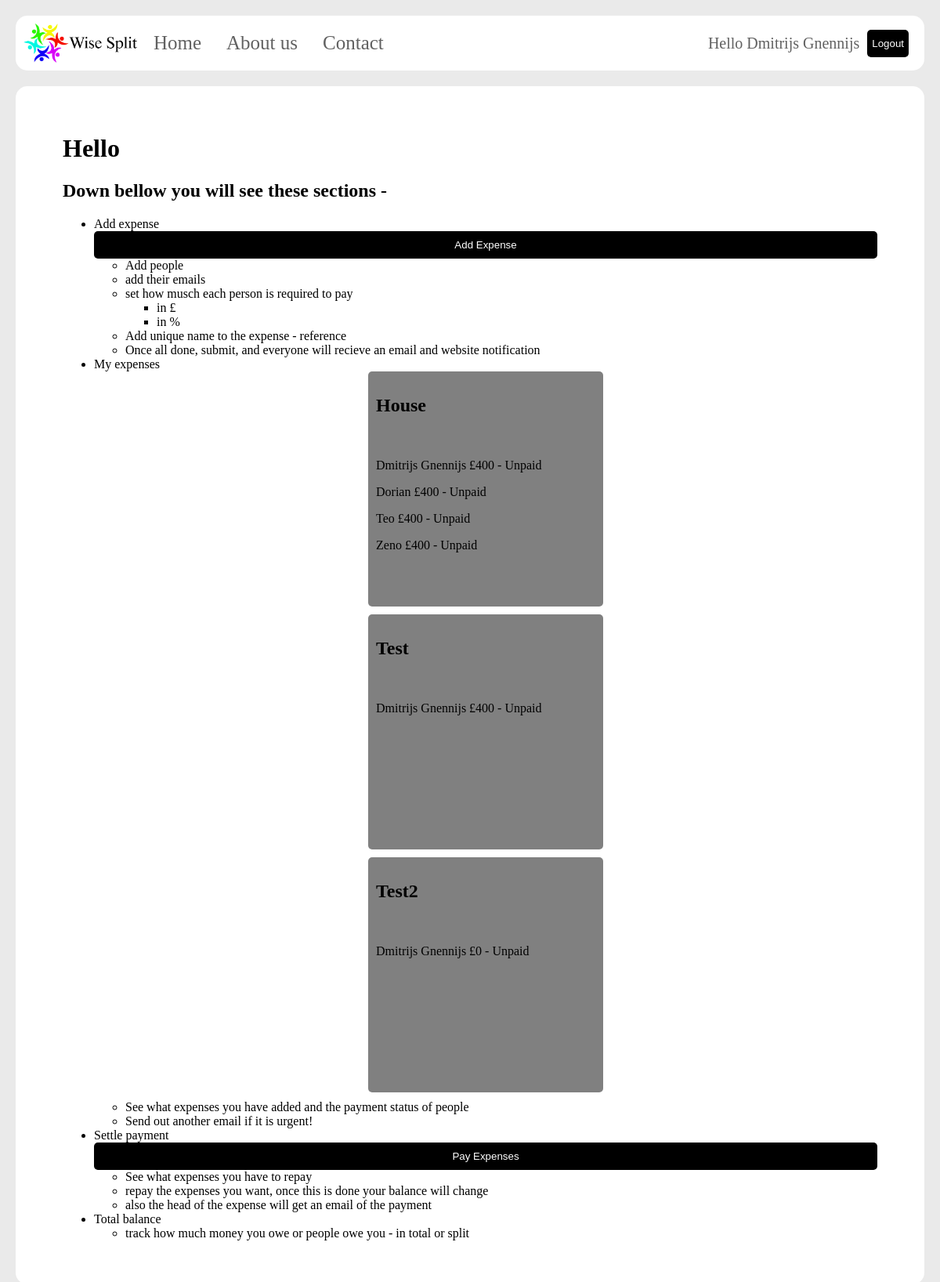
The app's page /index.php?done=success (signed in) with its own data.
### tables this page shows
CREATE TABLE Expenses (
  ExpenseID INTEGER PRIMARY KEY,
  UserID INTEGER,
  Name TEXT,
  DateCreated DATE
);

CREATE TABLE ExpenseOwe(
  PersonID INTEGER PRIMARY KEY,
  ExpenseID INTEGER,
  UserID INTEGER,
  Name TEXT,
  Amount INTEGER,
  Reference TEXT,
  Email TEXT,
  Paid BOOLEAN
);

### my_expense.php (the view)
<?php
$userID = $_SESSION['userID'];
$db = new SQLite3('todo.db');
$stmt = $db->prepare("SELECT * FROM Expenses Where UserID = :userID;");
$stmt->bindValue(':userID', $userID, SQLITE3_INTEGER);
$result = $stmt->execute();
while ($row = $result->fetchArray()) {
  $name = "{$row['Name']}";
  $expenseID = "{$row['ExpenseID']}";
  ?><div class='my_expense' onclick='location.href="open_my_expense.php";'><?php
    echo "<h2>$name</h2> <br>";
    $stmt = $db->prepare("SELECT * FROM ExpenseOwe Where ExpenseID = :userID;");
    $stmt->bindValue(':userID', $expenseID, SQLITE3_INTEGER);
    $result_exp = $stmt->execute();
    while ($row = $result_exp->fetchArray()) {
      $people = "{$row['Name']}";
      $amount = "{$row['Amount']}";
      $paid = "{$row['Paid']}";
      if ($paid == 0){
        $paid = "Unpaid";
      }
      else {
        $paid = "Paid";
      }
      echo "<p>$people £$amount - $paid</p>";
    }
    echo "</div>";
}
 ?>

### header.php (shortened to what this page needs)
<!DOCTYPE html>
<html lang="en" dir="ltr">
  <head>
    <link rel="stylesheet" href="css/main.css" type="text/css" charset="utf-8">
  </head>
  <body>
    <header>
      <nav class="nav-header-main">
        <a class="header-logo" href="index.php">
          <img border="0" src="css/bitmap.png" alt="Wise Spliter" height="50px" style="padding-right: 5px;">
        </a>
        <ul>
          <li> <a href="index.php">Home</a></li>
          <li> <a href="about.php">About us</a></li>
          <li> <a href="index.php">Contact</a></li>
        </ul>
        <?php if (isset($_SESSION['userID'])) { ?>
          <div class="header-login">
            <p>Hello <?php echo $_SESSION['userName']; ?></p>
            <form action="logout.inc.php" method="post">
              <button type="submit" name="logout-submit">Logout</button>
            </form>
          </div>
        <?php } ?>
      </nav>
    </header>

### index.php (shortened to what this page needs)
<?php require 'header.php'; ?>
  <main>
    <?php
      if (isset($_SESSION['userID'])) {
        require 'logged_in.php';
      }
      else {
        require 'logged_out.php';
      } ?>
  </main>

### logged_in.php
<main>
  <h1>Hello</h1>
  <h2>Down bellow you will see these sections - </h2>
  <ul>
    <li>Add expense</li>
    <form class="" action="add_expense.php" method="post">
      <button type="submit" name="add-expense">Add Expense</button>
    </form>
    <ul>
      <li>Add people</li>
      <li>add their emails</li>
      <li>set how musch each person is required to pay</li>
      <ul>
        <li>in £</li>
        <li>in %</li>
      </ul>
      <li>Add unique name to the expense - reference</li>
      <li>Once all done, submit, and everyone will recieve an email and website notification</li>
    </ul>
    <li>My expenses</li>
    <?php require 'my_expense.php'; ?>
    <ul>
      <li>See what expenses you have added and the payment status of people</li>
      <li>Send out another email if it is urgent!</li>
    </ul>
    <li>Settle payment</li>
    <form class="" action="pay_expense.php" method="post">
      <button type="submit" name="pay-expense">Pay Expenses</button>
    </form>
    <ul>
      <li>See what expenses you have to repay</li>
      <li>repay the expenses you want, once this is done your balance will change</li>
      <li>also the head of the expense will get an email of the payment</li>
    </ul>
    <li>Total balance</li>
    <ul>
      <li>track how much money you owe or people owe you - in total or split</li>
    </ul>
  </ul>
</main>

### css/main.css (style rules this page uses)
.nav-header-main { background-color: white; overflow: hidden; margin: 20px 20px 20px 20px; padding: 10px 10px 10px 10px; border-radius: 15px; }
.header-logo { float: left; height: 50px; }
.nav-header-main ul { list-style-type: none; margin: 0; padding: 0; }
.nav-header-main ul li a { float: left; color: #616161; text-align: center; padding: 11px 16px; text-decoration: none; height: 28px; font-size: 25px; display: block; border-radius: 10px; }
.header-login { margin: auto; padding-right: 10px; float: right; display: flex; flex-direction: row; justify-content: center; align-items: center; }
.header-login p { color: #616161; padding: 14px 10px; text-decoration: none; margin: 0; height: 22px; font-size: 20px; }
.my_expense { margin: auto; margin-bottom: 10px; width: 280px; height: 280px; border-radius: 5px; background: grey; padding: 10px ; }
main { margin: 20px 20px 20px 20px; padding: 10px 20px 10px 20px; border-radius: 15px; background: white; }
body { margin: 0px; padding: 0px; background-image: url("switch6457.png"); background-color: #eaeaea; background-size: 100%; }
button { background-color: black; border: none; cursor: pointer; width: 100%; color: white; padding-top: 10px; padding-bottom: 10px; border-radius: 5px; }

### records on screen
expenses: Name "House"
expenseowe: Name "Dmitrijs Gnennijs", Amount "400", Paid "Unpaid"
expenseowe: Name "Dorian", Amount "400", Paid "Unpaid"
expenseowe: Name "Teo", Amount "400", Paid "Unpaid"
expenseowe: Name "Zeno", Amount "400", Paid "Unpaid"
expenses: Name "Test"
expenseowe: Name "Dmitrijs Gnennijs", Amount "400", Paid "Unpaid"
expenses: Name "Test2"
expenseowe: Name "Dmitrijs Gnennijs", Amount "0", Paid "Unpaid"

### other values on screen
$_SESSION['userName'] "Dmitrijs Gnennijs"
